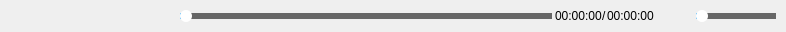
<?xml version="1.0" encoding="UTF-8"?>
<ui version="4.0">
 <class>MediaToolBarUI</class>
 <widget class="QWidget" name="MediaToolBarUI">
  <property name="geometry">
   <rect>
    <x>0</x>
    <y>0</y>
    <width>786</width>
    <height>32</height>
   </rect>
  </property>
  <property name="styleSheet">
   <string notr="true">#MediaPauseBtn{
	border-image:url(:/Resources/media_pause.png);
}

#MediaPauseBtn:hover{
	border-image:url(:/Resources/media_pause_hover.png);
} 

#MediaPlayBtn{
	border-image:url(:/Resources/media_play.png);
} 

#MediaPlayBtn:hover{
	border-image:url(:/Resources/media_play_hover.png);
} 

#MediaStopBtn{
	border-image:url(:/Resources/media_stop.png);
} 

#MediaStopBtn:hover{
	border-image:url(:/Resources/media_stop_hover.png);
} 

#MediaToolBarUI QLabel{
	color:black;
} 

QSlider{
	min-height:12px;
	max-height:12px;
}

QSlider::groove:horizontal{
	margin-top: 3px;
	margin-bottom: 3px;
	background-color:rgb(102,102,102);
} 

QSlider::sub-page:horizontal{
	margin-top: 3px;
	margin-bottom: 3px;
	background-color:rgb(62,173,245);
}

QSlider::handle:horizontal{
	margin-top: -3px;
	margin-bottom: -3px;
	width:12px;
	background:white;
	border-radius: 6px;
} 


</string>
  </property>
  <layout class="QHBoxLayout" name="horizontalLayout_4">
   <property name="spacing">
    <number>0</number>
   </property>
   <property name="leftMargin">
    <number>0</number>
   </property>
   <property name="topMargin">
    <number>0</number>
   </property>
   <property name="rightMargin">
    <number>0</number>
   </property>
   <property name="bottomMargin">
    <number>0</number>
   </property>
   <item>
    <widget class="QWidget" name="MediaCtrlArea" native="true">
     <layout class="QHBoxLayout">
      <property name="spacing">
       <number>0</number>
      </property>
      <property name="leftMargin">
       <number>0</number>
      </property>
      <property name="topMargin">
       <number>0</number>
      </property>
      <property name="rightMargin">
       <number>0</number>
      </property>
      <property name="bottomMargin">
       <number>0</number>
      </property>
      <item>
       <widget class="QWidget" name="widgetControl" native="true">
        <layout class="QHBoxLayout" name="horizontalLayout_7">
         <property name="spacing">
          <number>10</number>
         </property>
         <property name="leftMargin">
          <number>0</number>
         </property>
         <property name="topMargin">
          <number>0</number>
         </property>
         <property name="rightMargin">
          <number>0</number>
         </property>
         <property name="bottomMargin">
          <number>0</number>
         </property>
         <item>
          <spacer name="horizontalSpacer_3">
           <property name="orientation">
            <enum>Qt::Horizontal</enum>
           </property>
           <property name="sizeType">
            <enum>QSizePolicy::Fixed</enum>
           </property>
           <property name="sizeHint" stdset="0">
            <size>
             <width>10</width>
             <height>20</height>
            </size>
           </property>
          </spacer>
         </item>
         <item>
          <widget class="QPushButton" name="MediaPlayBtn">
           <property name="sizePolicy">
            <sizepolicy hsizetype="Preferred" vsizetype="Preferred">
             <horstretch>0</horstretch>
             <verstretch>0</verstretch>
            </sizepolicy>
           </property>
           <property name="focusPolicy">
            <enum>Qt::NoFocus</enum>
           </property>
           <property name="toolTip">
            <string>播放</string>
           </property>
           <property name="iconSize">
            <size>
             <width>32</width>
             <height>32</height>
            </size>
           </property>
           <property name="flat">
            <bool>true</bool>
           </property>
          </widget>
         </item>
         <item>
          <widget class="QPushButton" name="MediaPauseBtn">
           <property name="sizePolicy">
            <sizepolicy hsizetype="Preferred" vsizetype="Preferred">
             <horstretch>0</horstretch>
             <verstretch>0</verstretch>
            </sizepolicy>
           </property>
           <property name="focusPolicy">
            <enum>Qt::NoFocus</enum>
           </property>
           <property name="toolTip">
            <string>暂停</string>
           </property>
           <property name="iconSize">
            <size>
             <width>32</width>
             <height>32</height>
            </size>
           </property>
           <property name="flat">
            <bool>true</bool>
           </property>
          </widget>
         </item>
         <item>
          <widget class="QPushButton" name="MediaStopBtn">
           <property name="sizePolicy">
            <sizepolicy hsizetype="Preferred" vsizetype="Preferred">
             <horstretch>0</horstretch>
             <verstretch>0</verstretch>
            </sizepolicy>
           </property>
           <property name="focusPolicy">
            <enum>Qt::NoFocus</enum>
           </property>
           <property name="toolTip">
            <string>停止</string>
           </property>
           <property name="iconSize">
            <size>
             <width>32</width>
             <height>32</height>
            </size>
           </property>
           <property name="flat">
            <bool>true</bool>
           </property>
          </widget>
         </item>
        </layout>
       </widget>
      </item>
     </layout>
    </widget>
   </item>
   <item>
    <spacer name="horizontalSpacer_6">
     <property name="orientation">
      <enum>Qt::Horizontal</enum>
     </property>
     <property name="sizeType">
      <enum>QSizePolicy::Fixed</enum>
     </property>
     <property name="sizeHint" stdset="0">
      <size>
       <width>30</width>
       <height>20</height>
      </size>
     </property>
    </spacer>
   </item>
   <item>
    <widget class="QWidget" name="PlayProgressArea" native="true">
     <property name="sizePolicy">
      <sizepolicy hsizetype="Preferred" vsizetype="Expanding">
       <horstretch>0</horstretch>
       <verstretch>0</verstretch>
      </sizepolicy>
     </property>
     <layout class="QHBoxLayout" name="horizontalLayout">
      <property name="spacing">
       <number>0</number>
      </property>
      <property name="leftMargin">
       <number>0</number>
      </property>
      <property name="topMargin">
       <number>0</number>
      </property>
      <property name="rightMargin">
       <number>0</number>
      </property>
      <property name="bottomMargin">
       <number>0</number>
      </property>
      <item>
       <widget class="SliderWithDescPoint" name="PlayProgressBar">
        <property name="sizePolicy">
         <sizepolicy hsizetype="Expanding" vsizetype="Preferred">
          <horstretch>0</horstretch>
          <verstretch>0</verstretch>
         </sizepolicy>
        </property>
        <property name="minimumSize">
         <size>
          <width>0</width>
          <height>12</height>
         </size>
        </property>
        <property name="focusPolicy">
         <enum>Qt::NoFocus</enum>
        </property>
        <property name="singleStep">
         <number>15000</number>
        </property>
        <property name="pageStep">
         <number>15000</number>
        </property>
        <property name="orientation">
         <enum>Qt::Horizontal</enum>
        </property>
       </widget>
      </item>
      <item>
       <widget class="QWidget" name="widget" native="true">
        <layout class="QHBoxLayout" name="horizontalLayout_3">
         <property name="spacing">
          <number>0</number>
         </property>
         <property name="leftMargin">
          <number>3</number>
         </property>
         <property name="topMargin">
          <number>0</number>
         </property>
         <property name="rightMargin">
          <number>3</number>
         </property>
         <property name="bottomMargin">
          <number>0</number>
         </property>
         <item>
          <widget class="QLabel" name="PlayTimelabel">
           <property name="text">
            <string>00:00:00</string>
           </property>
          </widget>
         </item>
         <item>
          <widget class="QLabel" name="PlayTimelabel_2">
           <property name="text">
            <string>/</string>
           </property>
          </widget>
         </item>
         <item>
          <widget class="QLabel" name="TotalTimelabel">
           <property name="text">
            <string>00:00:00</string>
           </property>
          </widget>
         </item>
        </layout>
        <zorder>TotalTimelabel</zorder>
        <zorder>PlayTimelabel_2</zorder>
        <zorder>PlayTimelabel</zorder>
       </widget>
      </item>
     </layout>
    </widget>
   </item>
   <item>
    <spacer name="horizontalSpacer_7">
     <property name="orientation">
      <enum>Qt::Horizontal</enum>
     </property>
     <property name="sizeType">
      <enum>QSizePolicy::Fixed</enum>
     </property>
     <property name="sizeHint" stdset="0">
      <size>
       <width>30</width>
       <height>20</height>
      </size>
     </property>
    </spacer>
   </item>
   <item>
    <widget class="QWidget" name="volumeWidget" native="true">
     <property name="sizePolicy">
      <sizepolicy hsizetype="Fixed" vsizetype="Fixed">
       <horstretch>0</horstretch>
       <verstretch>0</verstretch>
      </sizepolicy>
     </property>
     <layout class="QHBoxLayout" name="horizontalLayout_2">
      <property name="spacing">
       <number>0</number>
      </property>
      <property name="leftMargin">
       <number>0</number>
      </property>
      <property name="topMargin">
       <number>0</number>
      </property>
      <property name="rightMargin">
       <number>0</number>
      </property>
      <property name="bottomMargin">
       <number>0</number>
      </property>
      <item>
       <widget class="QLabel" name="volumeLabel">
        <property name="text">
         <string/>
        </property>
        <property name="pixmap">
         <pixmap resource="../APIDemo.qrc">:/Resources/media_volume.png</pixmap>
        </property>
        <property name="scaledContents">
         <bool>true</bool>
        </property>
       </widget>
      </item>
      <item>
       <spacer name="horizontalSpacer_9">
        <property name="orientation">
         <enum>Qt::Horizontal</enum>
        </property>
        <property name="sizeType">
         <enum>QSizePolicy::Fixed</enum>
        </property>
        <property name="sizeHint" stdset="0">
         <size>
          <width>2</width>
          <height>28</height>
         </size>
        </property>
       </spacer>
      </item>
      <item>
       <widget class="SliderWithDescPoint" name="VolumeProgressBar">
        <property name="sizePolicy">
         <sizepolicy hsizetype="Fixed" vsizetype="Fixed">
          <horstretch>0</horstretch>
          <verstretch>0</verstretch>
         </sizepolicy>
        </property>
        <property name="minimumSize">
         <size>
          <width>80</width>
          <height>12</height>
         </size>
        </property>
        <property name="maximumSize">
         <size>
          <width>80</width>
          <height>12</height>
         </size>
        </property>
        <property name="focusPolicy">
         <enum>Qt::NoFocus</enum>
        </property>
        <property name="maximum">
         <number>255</number>
        </property>
        <property name="orientation">
         <enum>Qt::Horizontal</enum>
        </property>
       </widget>
      </item>
     </layout>
    </widget>
   </item>
   <item>
    <spacer name="horizontalSpacer_4">
     <property name="orientation">
      <enum>Qt::Horizontal</enum>
     </property>
     <property name="sizeType">
      <enum>QSizePolicy::Fixed</enum>
     </property>
     <property name="sizeHint" stdset="0">
      <size>
       <width>10</width>
       <height>20</height>
      </size>
     </property>
    </spacer>
   </item>
  </layout>
  <zorder>horizontalSpacer_6</zorder>
  <zorder>horizontalSpacer_7</zorder>
  <zorder>PlayProgressArea</zorder>
  <zorder>MediaCtrlArea</zorder>
  <zorder>volumeWidget</zorder>
  <zorder>horizontalSpacer_4</zorder>
 </widget>
 <layoutdefault spacing="6" margin="11"/>
 <customwidgets>
  <customwidget>
   <class>SliderWithDescPoint</class>
   <extends>QSlider</extends>
   <header>SliderWithDescPoint.h</header>
  </customwidget>
 </customwidgets>
 <resources>
  <include location="../APIDemo.qrc"/>
 </resources>
 <connections/>
</ui>
